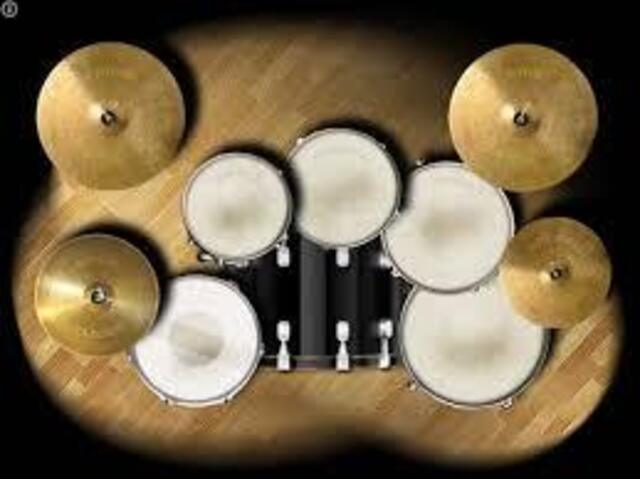
//> input picture drum/openCV_project_Drum/drum.jpg, 640 x 479 px
$ ./drum3   (built with g++ and OpenCV 4)
//> lines starting //> are read from the running program, lines starting //| are printed output that depends on the picture; after the words box and inside, x2 and y2 are one past the last pixel; in counts of white or black regions, pixels touching at a corner belong together
//> further down, drum is the input picture: 479 rows x 640 cols, CV_8UC3; mean B, G, R 72.5, 98.3, 114.1
#include <opencv2/opencv.hpp>
#include <iostream>
#include <vector>
#include <string>
#include <thread>
#include <chrono>
#include <cstdlib>
#include <cstdio>
#include <algorithm>

using namespace cv;
using namespace std;

struct DrumROI {
    Rect box;
    string name;
    string sound;
    bool active = false;
    int on_cnt = 0, off_cnt = 0;
    chrono::steady_clock::time_point last_fire = chrono::steady_clock::now();
};

static inline Rect clampRect(const Rect& r, const Size& sz){
    int x=r.x, y=r.y, w=r.width, h=r.height;
    x = max(0, min(x, sz.width-1));
    y = max(0, min(y, sz.height-1));
    if (x + w > sz.width)  w = sz.width  - x;
    if (y + h > sz.height) h = sz.height - y;
    return Rect(x,y,w,h);
}

static inline void playSoundAsync(const string& wav){
    thread([wav](){
        string cmd = "aplay -q \"" + wav + "\" >/dev/null 2>&1";
        (void)system(cmd.c_str());
    }).detach();
}

// --- 드럼 이미지에서 ROI 자동 추출 (노랑 HSV + HoughCircles) ---
static Rect circleToBox(const Vec3f& c, float scale=1.15f){
    Point center(cvRound(c[0]), cvRound(c[1]));
    int r = cvRound(c[2]*scale);
    return Rect(center.x - r, center.y - r, 2*r, 2*r);
}
static vector<Rect> detectROIsFromImage(const Mat& img){
    vector<Rect> result;
    int W = img.cols, H = img.rows;
//> W = 640; H = 479

    Mat hsv, ymask; cvtColor(img, hsv, COLOR_BGR2HSV);
//> after `cvtColor(img, hsv, COLOR_BGR2HSV)`: hsv: 479 rows x 640 cols, CV_8UC3; mean H, S, V 24.5, 103.4, 114.2
    inRange(hsv, Scalar(15,60,60), Scalar(40,255,255), ymask);
//> ymask: 479 rows x 640 cols, CV_8UC1; 44.4% white; 49 white regions (46 under 20 px), largest, box (x1, y1, x2, y2) and area: (13, 28, 619, 462) 136059, (210, 255, 218, 264) 27, (48, 63, 59, 76) 20
    morphologyEx(ymask, ymask, MORPH_OPEN,  getStructuringElement(MORPH_ELLIPSE, Size(5,5)));
    morphologyEx(ymask, ymask, MORPH_CLOSE, getStructuringElement(MORPH_ELLIPSE, Size(7,7)));
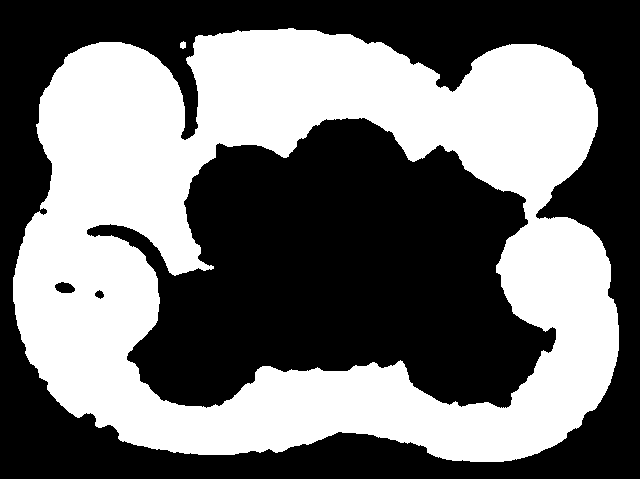
//> ymask: 479 rows x 640 cols, CV_8UC1; 44.3% white; 2 white regions

    vector<vector<Point>> cnts; findContours(ymask, cnts, RETR_EXTERNAL, CHAIN_APPROX_SIMPLE);
//> after `findContours(ymask, cnts, RETR_EXTERNAL, CHAIN_APPROX_SIMPLE)`: cnts = 2 contours; box (x1, y1, x2, y2) and area: (13, 28, 619, 462) 218886, (180, 41, 186, 49) 28
    vector<Rect> cym;
    for (auto& c: cnts){
        double a = contourArea(c);
        if (a < (W*H*0.002)) continue;
        Rect r = boundingRect(c);
        if (r.y > H*0.65) continue;
        cym.push_back(r);
    }
//> this loop made 2 passes
//> (a, r) on pass 2: (218886.5, Rect(13, 28, 606, 434))
//> a on pass 1: 27.5
    if (!cym.empty()){
        sort(cym.begin(), cym.end(), [](const Rect& a, const Rect& b){ return a.x < b.x; });
        result.push_back(cym.front());
//> result = 1 Rect (x, y, width, height): [13, 28, 606, 434]
        if ((int)cym.size()>=2) result.push_back(cym.back());
    }

    Mat gray; cvtColor(img, gray, COLOR_BGR2GRAY);
//> after `cvtColor(img, gray, COLOR_BGR2GRAY)`:
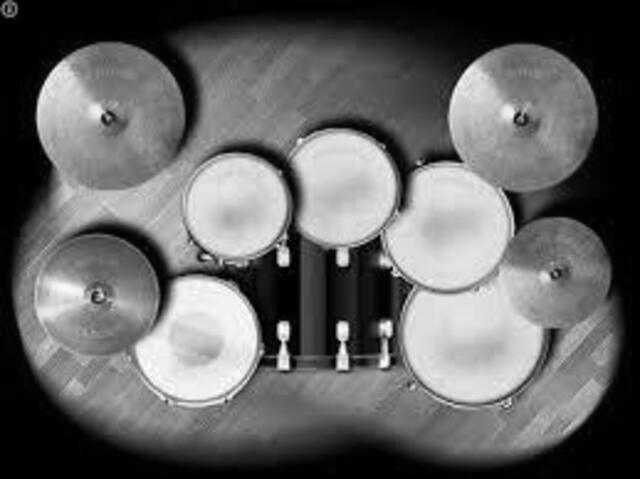
//> gray: 479 rows x 640 cols, CV_8UC1; min 0, max 255, mean 100
    GaussianBlur(gray, gray, Size(7,7), 1.5);
    vector<Vec3f> circles;
    HoughCircles(gray, circles, HOUGH_GRADIENT, 1.2, (double)H/10.0, 100, 30,
                 (int)(min(W,H)*0.07), (int)(min(W,H)*0.22));
//> circles = 11 circles (x, y, radius): [340.2, 187.8, 55.2], [111, 117, 75.24], [521.4, 118.2, 73.44], [195, 337.8, 61.68], [473.4, 329.4, 76.32], [96.6, 294.6, 61.68], [238.2, 209.4, 51.12], [555, 273, 55.8], [442.2, 228.6, 65.04], [335.4, 285, 77.88], [371.4, 330.6, 34.68]
    vector<Vec3f> mids;
    for (auto& c: circles){
        int cx=cvRound(c[0]), cy=cvRound(c[1]); int r=cvRound(c[2]);
        if (cy < (int)(H*0.20) || cy > (int)(H*0.75)) continue;
        Rect roi = clampRect(Rect(cx-r, cy-r, 2*r, 2*r), img.size());
        if (roi.width<10 || roi.height<10) continue;
        if (mean(gray(roi))[0] < 140) continue;
        mids.push_back(c);
    }
//> this loop made 11 passes
//> (c, cx, cy, r, x in clampRect, y in clampRect) on passes 1 to 11: ([340.2, 187.8, 55.2], 340, 188, 55, 285, 133), ([111, 117, 75.24], 111, 117, 75, 36, 42), ([521.4, 118.2, 73.44], 521, 118, 73, 448, 45), ([195, 337.8, 61.68], 195, 338, 62, 133, 276), ([473.4, 329.4, 76.32], 473, 329, 76, 397, 253), ([96.6, 294.6, 61.68], 97, 295, 62, 35, 233), ([238.2, 209.4, 51.12], 238, 209, 51, 187, 158), ([555, 273, 55.8], 555, 273, 56, 499, 217), ([442.2, 228.6, 65.04], 442, 229, 65, 377, 164), ([335.4, 285, 77.88], 335, 285, 78, 257, 207), ([371.4, 330.6, 34.68], 371, 331, 35, 336, 296)
    sort(mids.begin(), mids.end(), [](const Vec3f& a, const Vec3f& b){ return a[0] < b[0]; });
//> mids = 5 items: [195, 337.8, 61.68], [238.2, 209.4, 51.12], [340.2, 187.8, 55.2], [442.2, 228.6, 65.04], [473.4, 329.4, 76.32]
    for (int i=0; i<(int)mids.size() && (int)result.size()<5; ++i)
        result.push_back(clampRect(circleToBox(mids[i]), img.size()));
//> this loop made 4 passes
//> (center in circleToBox, r in circleToBox, x in clampRect, y in clampRect) on passes 1 to 4: (Point(195, 338), 71, 124, 267), (Point(238, 209), 59, 179, 150), (Point(340, 188), 63, 277, 125), (Point(442, 229), 75, 367, 154)

    if ((int)result.size() < 5){
        vector<Rect> fb = {
            Rect((int)(W*0.06),(int)(H*0.06),(int)(W*0.26),(int)(H*0.36)),
            Rect((int)(W*0.28),(int)(H*0.34),(int)(W*0.20),(int)(H*0.24)),
            Rect((int)(W*0.45),(int)(H*0.29),(int)(W*0.18),(int)(H*0.28)),
            Rect((int)(W*0.62),(int)(H*0.34),(int)(W*0.22),(int)(H*0.24)),
            Rect((int)(W*0.76),(int)(H*0.06),(int)(W*0.20),(int)(H*0.36))
        };
        for (auto& r: fb) result.push_back(clampRect(r, img.size()));
        if ((int)result.size()>5) result.resize(5);
    } else if ((int)result.size() > 5){
        sort(result.begin(), result.end(), [](const Rect& a, const Rect& b){ return a.y < b.y; });
        Rect top1=result[0], top2=result[1];
        vector<Rect> rest(result.begin()+2, result.end());
        sort(rest.begin(), rest.end(), [](const Rect& a, const Rect& b){ return a.x < b.x; });
        vector<Rect> picked{top1};
        for (int i=0; i<(int)rest.size() && (int)picked.size()<4; ++i) picked.push_back(rest[i]);
        picked.push_back(top2);
        if ((int)picked.size()>5) picked.resize(5);
        result = picked;
    }
    if ((int)result.size()>5) result.resize(5);
    return result;
}

static Point largestCentroid(const Mat& mask){
    vector<vector<Point>> cs; findContours(mask, cs, RETR_EXTERNAL, CHAIN_APPROX_SIMPLE);
    double best=0; Point out(-1,-1);
    for (auto& c: cs){ double a=contourArea(c); if (a>best){ Moments m=moments(c); if (m.m00) out=Point((int)(m.m10/m.m00),(int)(m.m01/m.m00)); best=a; } }
    return out;
}

int main(int argc, char** argv){
    string img_path = (argc>=2)? argv[1] : "drum.jpg";
    Mat drum = imread(img_path);
    if (drum.empty()){ std::cerr<<"cannot read image\n"; return -1; }

    // ROI
    vector<Rect> boxes = detectROIsFromImage(drum);
//> boxes = 5 Rects (x, y, width, height): [13, 28, 606, 434], [124, 267, 142, 142], [179, 150, 118, 118], [277, 125, 126, 126], [367, 154, 150, 150]
    vector<DrumROI> rois = {
        {boxes[0], "Cymbal-L", "sounds/cymbal1.wav"},
        {boxes[1], "Tom-Hi",   "sounds/tom1.wav"   },
        {boxes[2], "Snare",    "sounds/snare.wav"  },
        {boxes[3], "Tom-Low",  "sounds/tom2.wav"   },
        {boxes[4], "Cymbal-R", "sounds/cymbal2.wav"}
    };
//> rois = 5 items

    // 카메라
    VideoCapture cap; if (!cap.open(0, cv::CAP_V4L2)){ cerr<<"camera open fail\n"; return -1; }
    cap.set(CAP_PROP_FPS, 30);

    // 배경 분리기
    Ptr<BackgroundSubtractorMOG2> bg = createBackgroundSubtractorMOG2(500, 20, true);
    bg->setDetectShadows(false);

    // ---- 튜닝 슬라이더 (뚜껑=흰색만) ----
    namedWindow("CapTune", WINDOW_AUTOSIZE);
    int varThr = 20;   createTrackbar("varThr",   "CapTune", &varThr, 100); // MOG2 감도
    int lr1000 = 0;    createTrackbar("lr x1000", "CapTune", &lr1000, 100); // 0=auto, >0 => lr/1000
    int thPercent= 3;  createTrackbar("thresh %", "CapTune", &thPercent, 50);

    // HSV: 흰 = S 낮고 V 높음
    int whiteSmax = 60;  createTrackbar("white Smax", "CapTune", &whiteSmax, 255);
    int whiteVmin = 180; createTrackbar("white Vmin", "CapTune", &whiteVmin, 255);

    // 연결요소 면적 필터(픽셀) : 너무 작은 잡음/너무 큰 종이 제거
    int minArea = 80;   createTrackbar("min area", "CapTune", &minArea, 10000);
    int maxArea = 4000; createTrackbar("max area", "CapTune", &maxArea, 50000);

    int blurK=2;  createTrackbar("blur k",   "CapTune", &blurK, 6);   // 0..6 -> (2k+1)
    int openK=1;  createTrackbar("open k",   "CapTune", &openK, 6);
    int dilK=1;   createTrackbar("dilate k", "CapTune", &dilK,  6);

    bool show_mask=false;
    const int enter_frames=2, exit_frames=3, cooldown_ms=120;

    cout<<"Tips: 펜 치우고 b로 배경 리셋 → whiteSmax↓ / whiteVmin↑ 로 흰뚜껑만 잡히게 조정\n"
          "Keys: b=bg reset, m=mask toggle, q/ESC=quit\n";

    Mat cam, camRsz, fg, vis;
    while (true){
        if (!cap.read(cam) || cam.empty()) break;
        resize(cam, camRsz, drum.size(), 0,0, INTER_LINEAR);

        // --- 전처리 & 배경분리 ---
        int ksz = max(1, 2*blurK+1);
        Mat gray; cvtColor(camRsz, gray, COLOR_BGR2GRAY);
        GaussianBlur(gray, gray, Size(ksz, ksz), 0);
        bg->setVarThreshold(max(1, varThr));
        double lr = (lr1000==0)? -1.0 : (lr1000/1000.0);
        bg->apply(gray, fg, lr);
//> fg: 479 rows x 640 cols, CV_8UC1; every value is 255

        // --- 흰 뚜껑 마스크 (HSV) ---
        Mat hsv; cvtColor(camRsz, hsv, COLOR_BGR2HSV);
        Mat whiteMask;
        inRange(hsv,
                Scalar(0, 0,           whiteVmin),   // H:any, S:0..whiteSmax, V:whiteVmin..255
                Scalar(180, whiteSmax, 255),
                whiteMask);
//> whiteMask: 479 rows x 640 cols, CV_8UC1; 17.3% white; 67 white regions (41 under 20 px), largest, box (x1, y1, x2, y2) and area: (404, 273, 542, 402) 12135, (386, 163, 514, 289) 11202, (135, 278, 257, 401) 10524

        // ---- 움직임과 교집합(정적 하이라이트 제거) ----
        Mat capMask;
        bitwise_and(whiteMask, fg, capMask);

        // ---- 형태학 보정 ----
        if (openK>0){
            Mat k = getStructuringElement(MORPH_ELLIPSE, Size(2*openK+1, 2*openK+1));
            morphologyEx(capMask, capMask, MORPH_OPEN, k);
        }
        if (dilK>0){
            Mat k = getStructuringElement(MORPH_ELLIPSE, Size(2*dilK+1, 2*dilK+1));
            dilate(capMask, capMask, k);
//> capMask: 479 rows x 640 cols, CV_8UC1; 18% white; 26 white regions (2 under 20 px), largest, box (x1, y1, x2, y2) and area: (403, 273, 543, 403) 12522, (385, 162, 515, 290) 11564, (134, 277, 258, 407) 11439
        }

        // ---- 면적 필터로 '뚜껑 크기'만 통과 ----
        Mat labels, stats, cents;
        int n = connectedComponentsWithStats(capMask, labels, stats, cents, 8, CV_32S);
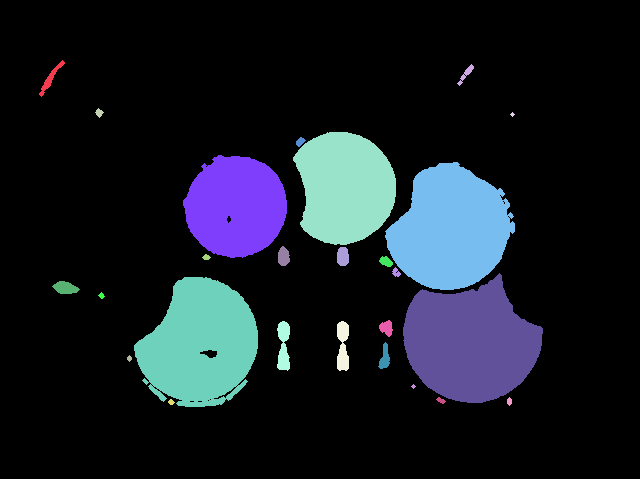
//> labels: 479 rows x 640 cols, CV_32SC1; 27 distinct labels, from 0 to 26; one colour per label, 0 black
//> stats = 27 rows, first 6: [0, 0, 640, 479, 251259], [39, 60, 26, 37, 204], [457, 64, 17, 22, 102], [95, 108, 9, 10, 48], [510, 112, 5, 5, 13], [293, 132, 103, 113, 8928]; cents = 27 pairs, first value 50.24 to 512, second value 73.59 to 401.7; n = 27
        Mat capMaskFiltered = Mat::zeros(capMask.size(), CV_8U);
        for (int i=1; i<n; ++i){ // 0은 배경
            int area = stats.at<int>(i, CC_STAT_AREA);
            if (area >= minArea && area <= maxArea){
                Mat sel = (labels == i);
                capMaskFiltered.setTo(255, sel);
            }
        }
//> this loop made 26 passes
//> area on passes 1, 2, 3, 5, 6, 7, 8, 9, 10, 11, 12, 13: 204, 102, 48, 8928, 59, 8173, 11564, 185, 198, 35, 101, 52
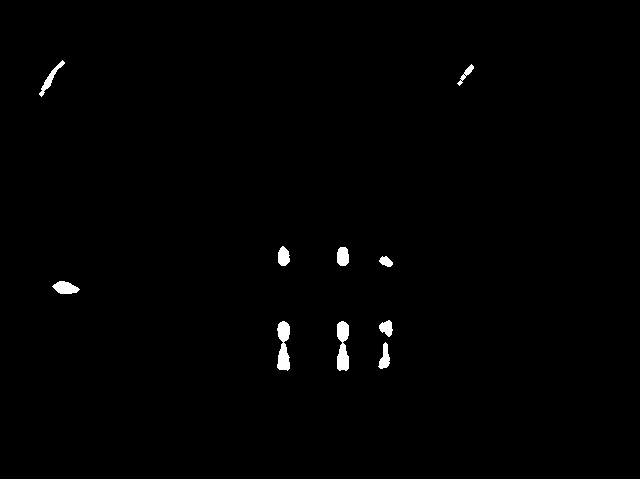
//> capMaskFiltered: 479 rows x 640 cols, CV_8UC1; 0.75% white; 10 white regions

        // --- 드럼 이미지에 '뚜껑만' 합성 ---
        vis = drum.clone();
        camRsz.copyTo(vis, capMaskFiltered);

        // 뚜껑 중심(가장 큰 컴포넌트) 표시
        Point c = largestCentroid(capMaskFiltered);
//> in largestCentroid, `findContours(mask, cs, RETR_EXTERNAL, CHAIN_APPROX_SIMPLE)`: cs = 10 contours; largest, box (x1, y1, x2, y2) and area: (337, 321, 349, 371) 412, (277, 321, 290, 371) 411, (52, 281, 80, 294) 218, (337, 247, 349, 266) 174, (39, 60, 65, 97) 166
//> the loop in largestCentroid, `for (auto& c: cs){ double a=contourArea(c); if (a>best){ Moments m=mom..` made 10 passes
//> (a, out, best) on passes 1 to 2: (152.5, Point(384, 357), 152.5), (412, Point(342, 345), 412)
//> a on passes 3 to 8: 411, 133.5, 218, 85, 174, 162.5
//> after the loop in largestCentroid, `for (auto& c: cs){ double a=contourArea(c); if (a>best){ Moments m=mom..`: best = 412
//> c = Point(342, 345)
        if (c.x>=0){
            circle(vis, c, 6, Scalar(0,255,255), FILLED);
//> vis: 479 rows x 640 cols, CV_8UC3; 113 pixels changed, all inside (x1, y1, x2, y2) = (336, 339, 349, 352)
            drawMarker(vis, c, Scalar(0,0,0), MARKER_CROSS, 12, 2);
//> vis: 479 rows x 640 cols, CV_8UC3; mean B, G, R 72.4, 98.2, 114.1
        }

        // --- ROI 판정/시각화 (흰 뚜껑 기준) ---
        double thresh_motion = thPercent/100.0;
        for (auto& r: rois){
            Rect R = clampRect(r.box, vis.size());
            if (R.width<5 || R.height<5) continue;

            Mat roiMask = capMaskFiltered(R);
            int nonz = countNonZero(roiMask);
            double motion = (double)nonz / (double)R.area();
            bool hit = (motion >= thresh_motion);

            if (hit){ r.on_cnt++; r.off_cnt=0;
                if (!r.active && r.on_cnt>=enter_frames){
                    r.active = true;
                    auto now = chrono::steady_clock::now();
                    if (chrono::duration_cast<chrono::milliseconds>(now - r.last_fire).count() >= cooldown_ms){
                        playSoundAsync(r.sound);
                        r.last_fire = now;
                    }
                }
            }else{ r.off_cnt++; r.on_cnt=0;
                if (r.active && r.off_cnt>=exit_frames) r.active=false;
            }

            Scalar col = r.active? Scalar(0,0,255) : Scalar(0,255,0);
            rectangle(vis, R, col, 3);
            char buf[32]; snprintf(buf, sizeof(buf), "%.1f%%", motion*100.0);
            putText(vis, r.name + " " + buf, Point(R.x+6, R.y+20),
                    FONT_HERSHEY_SIMPLEX, 0.55, col, 2, LINE_AA);
        }
//> this loop made 5 passes
//> (x in clampRect, y in clampRect, nonz, motion, buf) on passes 1 to 5: (13, 28, 2308, 0.00878, "0.9%"), (124, 267, 0, 0, "0.0%"), (179, 150, 185, 0.0133, "1.3%"), (277, 125, 62, 0.00391, "0.4%"), (367, 154, 101, 0.00449, "0.4%")
//> pass 1, `Mat roiMask = capMaskFiltered(R);`:
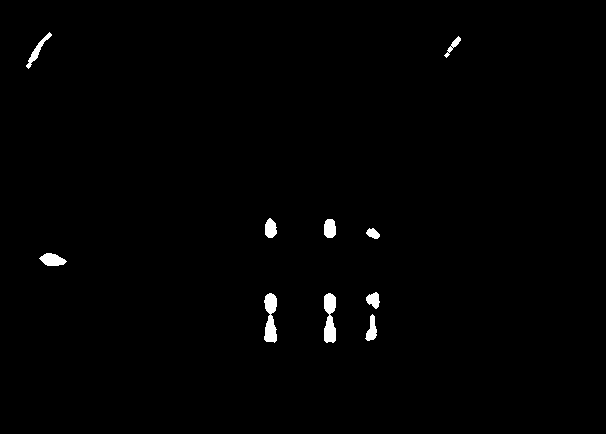
//> roiMask: 434 rows x 606 cols, CV_8UC1; 0.88% white; 10 white regions, largest, box (x1, y1, x2, y2) and area: (324, 293, 336, 343) 468, (264, 293, 277, 343) 467, (39, 253, 67, 266) 246
//> after the loop:
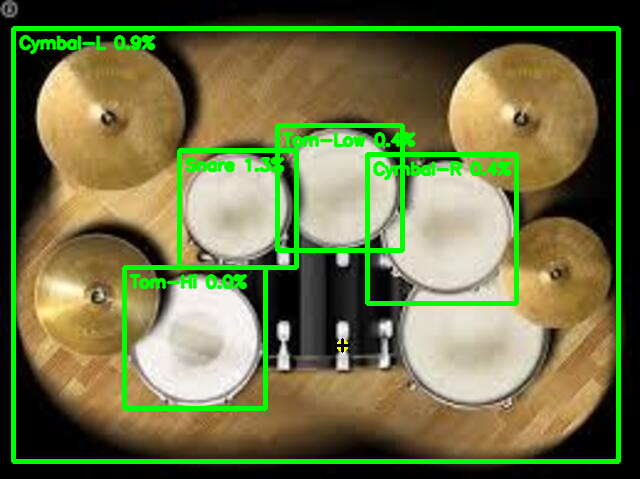
//> vis: 479 rows x 640 cols, CV_8UC3; mean B, G, R 68.2, 113.6, 107.7

        putText(vis, "b: reset bg | m: mask | q/ESC: quit",
                Point(10, vis.rows-10), FONT_HERSHEY_SIMPLEX, 0.5, Scalar(255,255,255), 1, LINE_AA);
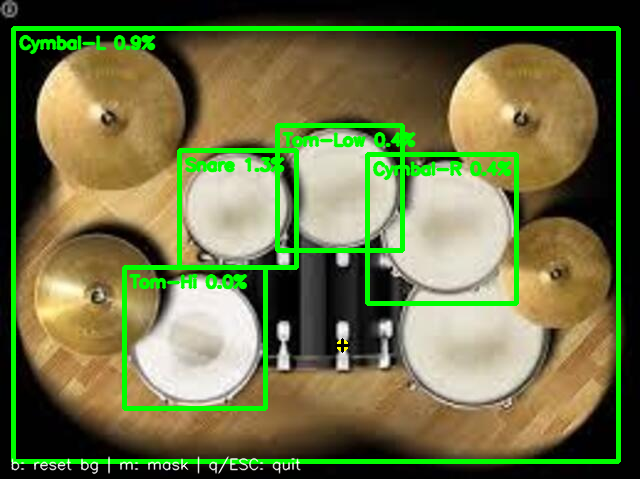
//> vis: 479 rows x 640 cols, CV_8UC3; 0.54% of pixels changed, all inside (x1, y1, x2, y2) = (11, 456, 301, 475)

        imshow("Drum Trigger (Cap Only)", vis);
        if (show_mask) imshow("Mask", capMaskFiltered); else destroyWindow("Mask");

        int key = waitKey(1);
//> the 'q' key is pressed
        if (key==27 || key=='q') break;
        if (key=='m') show_mask=!show_mask;
        if (key=='b'){ bg = createBackgroundSubtractorMOG2(500, max(1,varThr), true); bg->setDetectShadows(false); cout<<"BG reset\n"; }
    }
    return 0;
}
